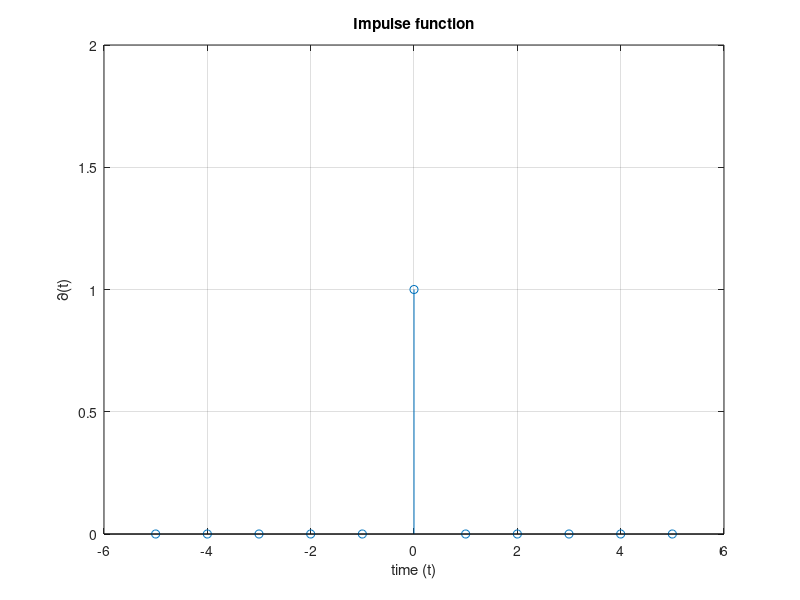

Recreate this plot in MATLAB.
clc;
clear;
close all;
%{
Impulse function given by
∂ (t) = { 1 for t=0 ; 0 otherwise }
%}
n=input('limit (-n<t<n): ');
x=-n:n;
y= x==0;
stem(x,y);
xlabel('time (t)');
ylabel('∂(t)');
title('Impulse function');
ylim([0 2]);
grid on;